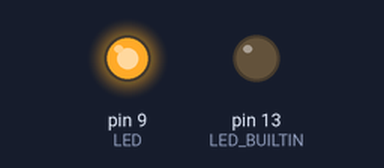
The sketch below on a simulated Arduino Mega 2560, built with avr-gcc and run on an emulated ATmega2560. Parts: output pins drawn as LEDs (lit = HIGH).

Above: at 0.9 s.
At 14.9 s:
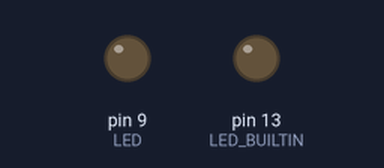
Timing chart, 0 to 16.5 s (numbered marks = the images above):
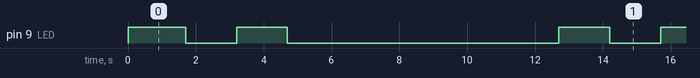

The sketch:

consumo_mega.ino
```cpp
// Firm para medir consumo MEGA2560
#define LED             9
//#include <Sleep_n0m1.h>
#include "LowPower.h"


void setup() {
    pinMode(LED,OUTPUT);
    pinMode(LED_BUILTIN,OUTPUT);
    digitalWrite(LED_BUILTIN,LOW);
    digitalWrite(LED,HIGH);
    delay(200);
    digitalWrite(LED,LOW);

}

void loop() {

   digitalWrite(LED,HIGH);
   delay(1500);
   digitalWrite(LED,LOW);
   delay(1500);
   digitalWrite(LED,HIGH);
   delay(1500);
   digitalWrite(LED,LOW);
  LowPower.powerDown(SLEEP_8S, ADC_OFF, BOD_OFF);
}
```

Measured:
- by itself, pin 9 (LED): repeats every 12.5 s: HIGH 1.5 s, LOW 8.0 s, HIGH 1.5 s, LOW 1.5 s
- by itself, everything shown: repeats every 12.5 s, in 4 steps
